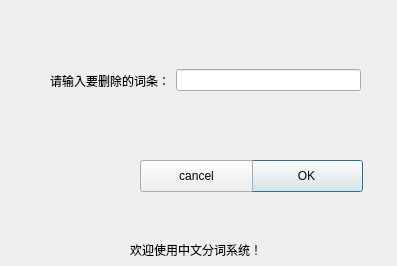
<?xml version="1.0" encoding="UTF-8"?>
<ui version="4.0">
 <class>removeWord</class>
 <widget class="QDialog" name="removeWord">
  <property name="geometry">
   <rect>
    <x>0</x>
    <y>0</y>
    <width>397</width>
    <height>266</height>
   </rect>
  </property>
  <property name="windowTitle">
   <string>Dialog</string>
  </property>
  <widget class="QPushButton" name="remove_ok_btn">
   <property name="geometry">
    <rect>
     <x>250</x>
     <y>160</y>
     <width>113</width>
     <height>32</height>
    </rect>
   </property>
   <property name="text">
    <string>OK</string>
   </property>
  </widget>
  <widget class="QWidget" name="layoutWidget">
   <property name="geometry">
    <rect>
     <x>50</x>
     <y>60</y>
     <width>311</width>
     <height>41</height>
    </rect>
   </property>
   <layout class="QHBoxLayout" name="horizontalLayout">
    <item>
     <widget class="QLabel" name="label">
      <property name="styleSheet">
       <string notr="true">font: 13pt &quot;Gill Sans&quot;;</string>
      </property>
      <property name="text">
       <string>请输入要删除的词条：</string>
      </property>
     </widget>
    </item>
    <item>
     <widget class="QLineEdit" name="lineEdit_removeWord"/>
    </item>
   </layout>
  </widget>
  <widget class="QPushButton" name="remove_cancel_btn">
   <property name="geometry">
    <rect>
     <x>140</x>
     <y>160</y>
     <width>113</width>
     <height>32</height>
    </rect>
   </property>
   <property name="styleSheet">
    <string notr="true"/>
   </property>
   <property name="text">
    <string>cancel</string>
   </property>
  </widget>
  <widget class="QLabel" name="warning_info">
   <property name="geometry">
    <rect>
     <x>50</x>
     <y>110</y>
     <width>181</width>
     <height>21</height>
    </rect>
   </property>
   <property name="styleSheet">
    <string notr="true">color: red</string>
   </property>
   <property name="text">
    <string/>
   </property>
  </widget>
  <widget class="QLabel" name="label_2">
   <property name="geometry">
    <rect>
     <x>130</x>
     <y>240</y>
     <width>131</width>
     <height>20</height>
    </rect>
   </property>
   <property name="styleSheet">
    <string notr="true">font: 11pt &quot;.SF NS Text&quot;;</string>
   </property>
   <property name="text">
    <string>欢迎使用中文分词系统！</string>
   </property>
  </widget>
 </widget>
 <resources/>
 <connections/>
</ui>
